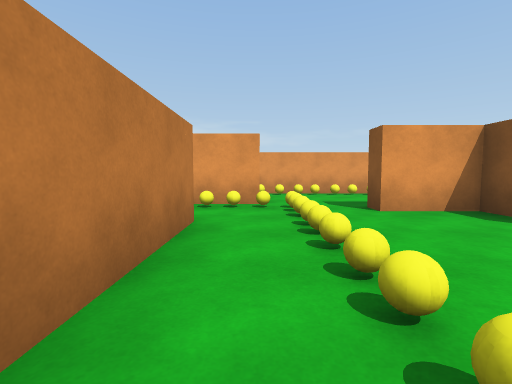
View 1 (above)

20 first-person views from a walk through a Unity game level. The camera is 1.2 m above the floor, tilts 4° down and sees 85° across. The floor is counted in squares, 2 m on a side. Each view is taken from the middle of a square. On the plan, view 1 faces up. The plan holds only what a view shows up to about 9 squares ahead; the rest is blank. The player is left out.

View 2
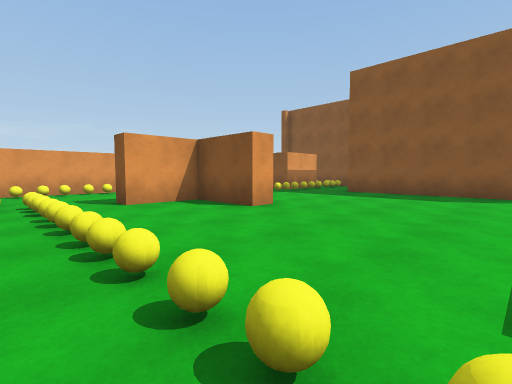

View 3
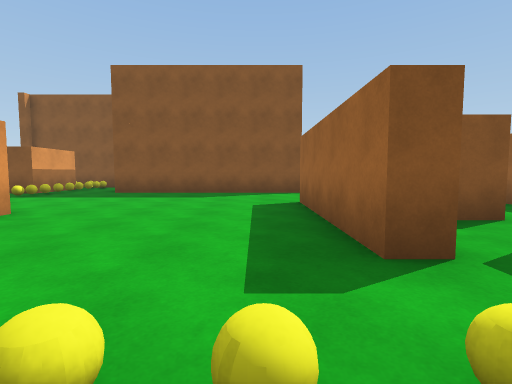

View 4
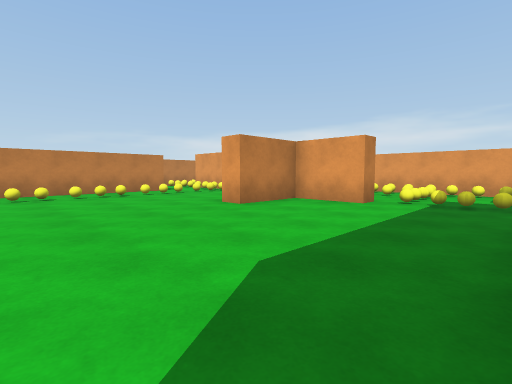

View 5
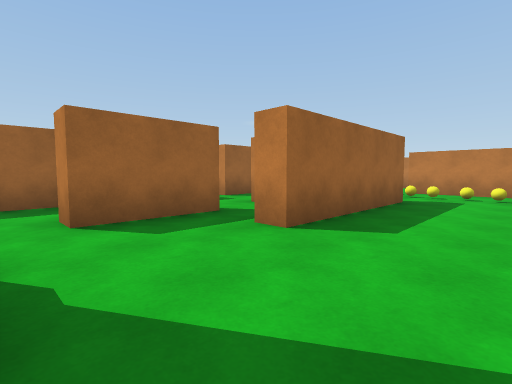

View 6
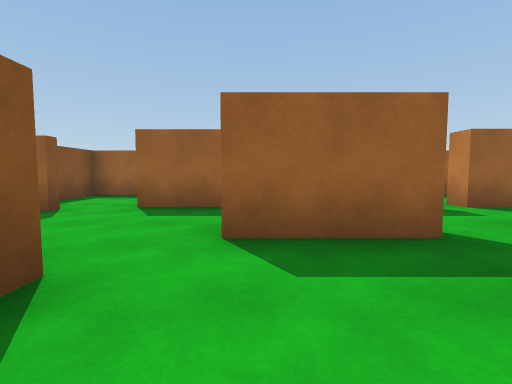

View 7
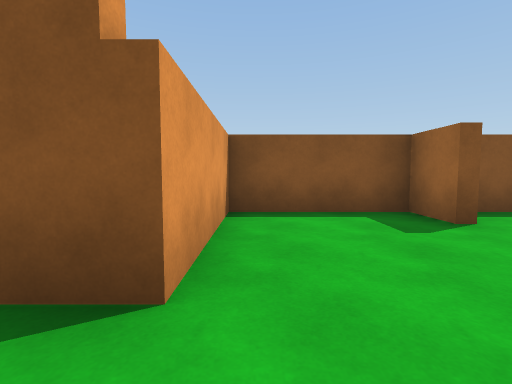

View 8
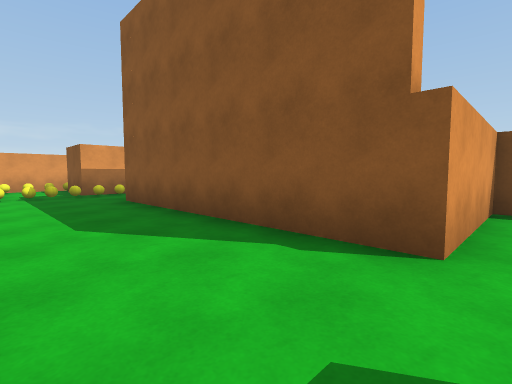

View 9
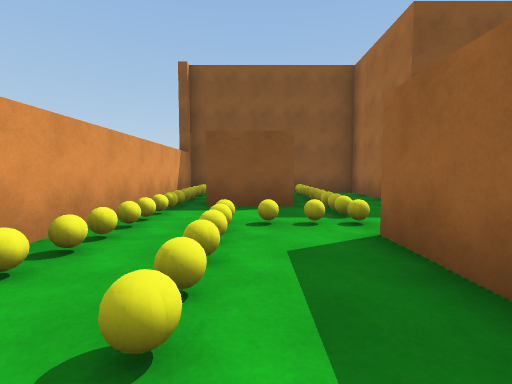

View 10
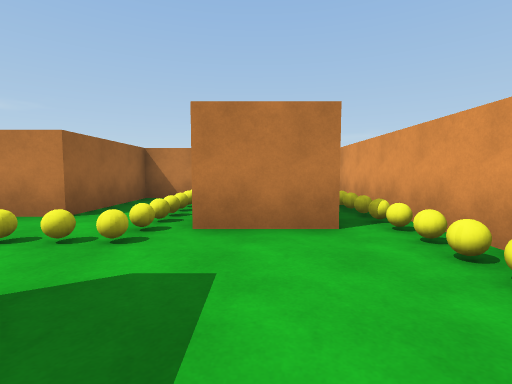

View 11
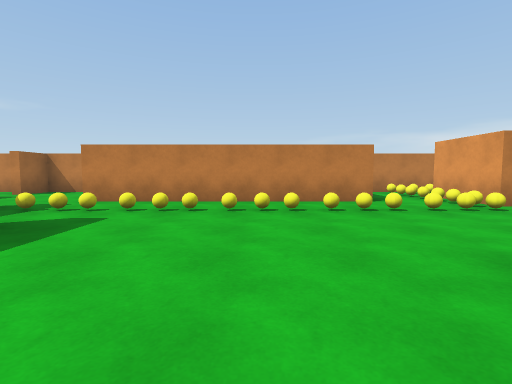

View 12
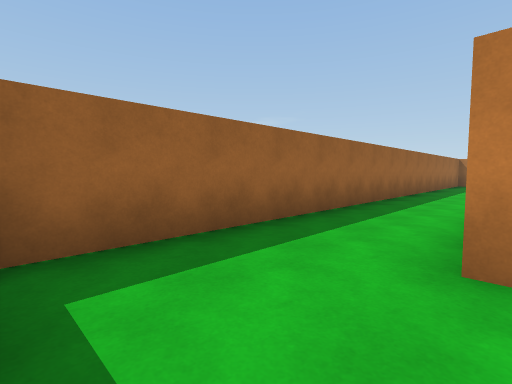

View 13
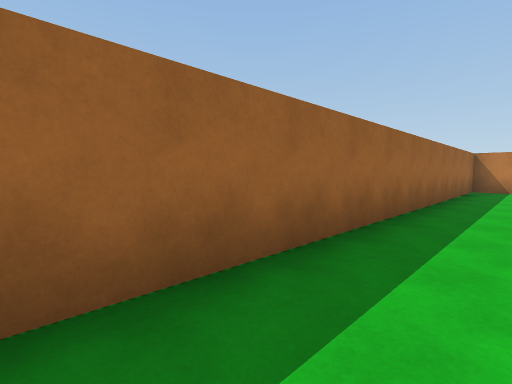

View 14
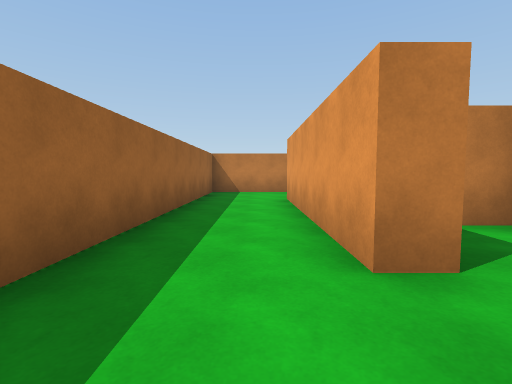

View 15
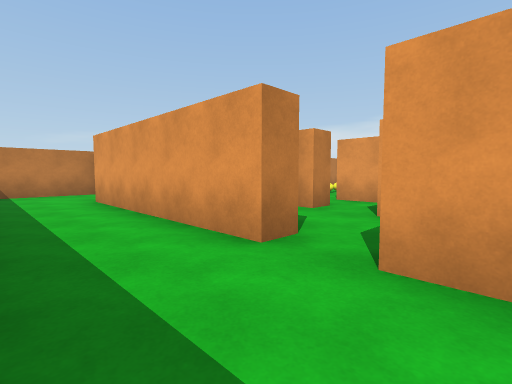

View 16
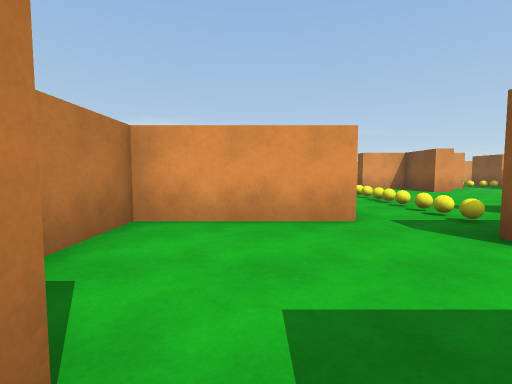

View 17
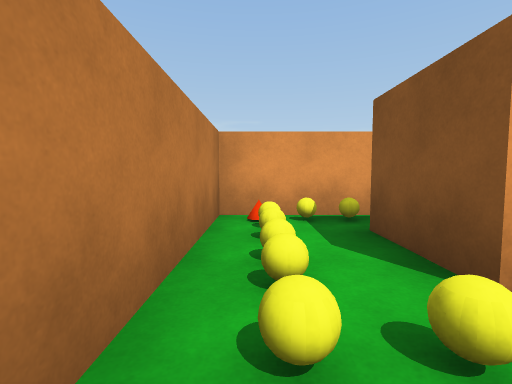

View 18
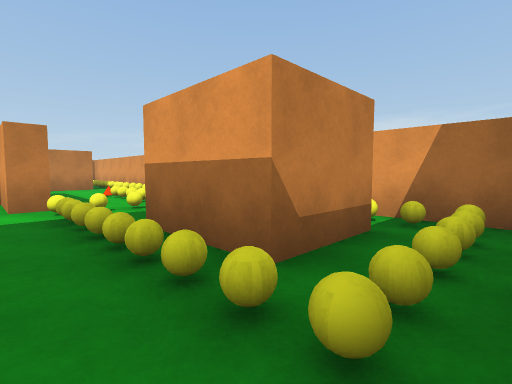

View 19
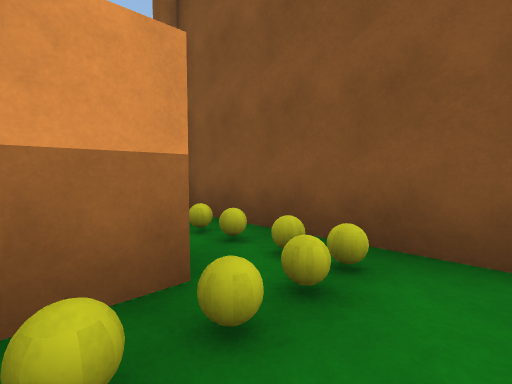

View 20
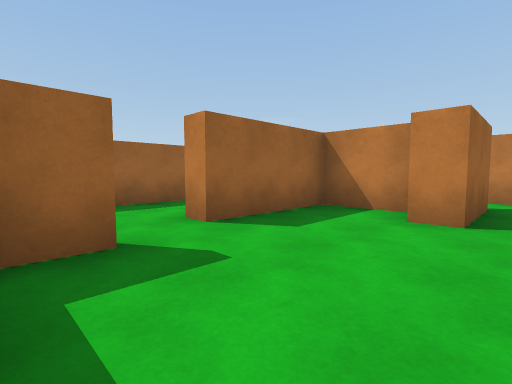

### Floor plan
Ten units are one square. View 1 is at (0, 0); x grows to the right and y downward. Boxes are objects, and circles mark ways between rooms. Rooms are numbered by the first view taken in them; rooms with no view inside come last. Other rooms are left out.
<svg viewBox="-40 -84 160 172">
<path fill="none" stroke="#000" d="M42 -48 57 -48 57 -43 40 -43 40 -25 35 -25 35 -43 19 -43 19 -49M40 32 40 41M52 35 73 35 73 41M19 24 19 19 57 19 57 24M79 -53 79 -69M64 42 64 58 90 58 90 64M-8 -34 -8 26M85 -79 -5 -79M1 -70 1 -53M101 53 112 53 112 26 82 26 82 -32M34 63 -14 63M50 63 42 63M-35 56 -35 83 112 83 112 64M-8 26 -35 26 -35 53 -25 53M1 -53 -18 -53 -18 -70M-5 -79 -35 -79 -35 -34 -8 -34M92 -32 112 -32 112 -79 85 -79M98 -70 98 -53 79 -53M24 58 34 58 34 63M29 24 19 24M24 34 24 41M35 42 35 35M19 40 19 48"/>
<rect x="-5" y="-55" width="10" height="10" fill="#bbb"><title>yellow ball</title></rect>
<rect x="5" y="15" width="10" height="10" fill="#bbb"><title>yellow ball</title></rect>
<rect x="5" y="5" width="10" height="10" fill="#bbb"><title>yellow ball</title></rect>
<rect x="5" y="-5" width="10" height="10" fill="#bbb"><title>yellow ball</title></rect>
<rect x="5" y="-15" width="10" height="10" fill="#bbb"><title>yellow ball</title></rect>
<rect x="5" y="-25" width="10" height="10" fill="#bbb"><title>yellow ball</title></rect>
<rect x="5" y="-35" width="10" height="10" fill="#bbb"><title>yellow ball</title></rect>
<rect x="5" y="-45" width="10" height="10" fill="#bbb"><title>yellow ball</title></rect>
<rect x="5" y="-55" width="10" height="10" fill="#bbb"><title>yellow ball</title></rect>
<rect x="5" y="-75" width="10" height="10" fill="#bbb"><title>yellow ball</title></rect>
<rect x="15" y="-75" width="10" height="10" fill="#bbb"><title>other object</title></rect>
<rect x="35" y="-65" width="10" height="10" fill="#bbb"><title>yellow ball</title></rect>
<rect x="45" y="-65" width="10" height="10" fill="#bbb"><title>yellow ball</title></rect>
<rect x="45" y="-75" width="10" height="10" fill="#bbb"><title>yellow ball</title></rect>
<rect x="55" y="-55" width="10" height="10" fill="#bbb"><title>yellow ball</title></rect>
<rect x="55" y="-65" width="10" height="10" fill="#bbb"><title>other object</title></rect>
<rect x="55" y="-75" width="10" height="10" fill="#bbb"><title>yellow ball</title></rect>
<rect x="65" y="-55" width="10" height="10" fill="#bbb"><title>yellow ball</title></rect>
<rect x="65" y="-75" width="10" height="10" fill="#bbb"><title>yellow ball</title></rect>
<rect x="75" y="-55" width="10" height="10" fill="#bbb"><title>yellow ball</title></rect>
<rect x="5" y="25" width="10" height="10" fill="#bbb"><title>yellow ball</title></rect>
<rect x="-35" y="-55" width="10" height="10" fill="#bbb"><title>yellow ball</title></rect>
<rect x="-35" y="-65" width="10" height="10" fill="#bbb"><title>yellow ball</title></rect>
<rect x="-35" y="-75" width="10" height="10" fill="#bbb"><title>yellow ball</title></rect>
<rect x="-25" y="-55" width="10" height="10" fill="#bbb"><title>other object</title></rect>
<rect x="-25" y="-75" width="10" height="10" fill="#bbb"><title>yellow ball</title></rect>
<rect x="-15" y="-55" width="10" height="10" fill="#bbb"><title>yellow ball</title></rect>
<rect x="85" y="-55" width="10" height="10" fill="#bbb"><title>yellow ball</title></rect>
<rect x="95" y="-55" width="10" height="10" fill="#bbb"><title>yellow ball</title></rect>
<rect x="95" y="-75" width="10" height="10" fill="#bbb"><title>yellow ball</title></rect>
<rect x="105" y="-55" width="10" height="10" fill="#bbb"><title>yellow ball</title></rect>
<rect x="105" y="-65" width="10" height="10" fill="#bbb"><title>yellow ball</title></rect>
<rect x="105" y="-75" width="10" height="10" fill="#bbb"><title>yellow ball</title></rect>
<circle cx="100" cy="60" r="3" fill="#2a7"/>
<circle cx="5" cy="20" r="3" fill="#2a7"/>
<circle cx="-10" cy="-45" r="3" fill="#2a7"/>
<circle cx="90" cy="-45" r="3" fill="#2a7"/>
<circle cx="50" cy="40" r="3" fill="#2a7"/>
<circle cx="-20" cy="60" r="3" fill="#2a7"/>
<circle cx="40" cy="60" r="3" fill="#2a7"/>
<circle cx="20" cy="30" r="3" fill="#2a7"/>
<circle cx="30" cy="40" r="3" fill="#2a7"/>
<text x="50" y="-10">1</text>
<text x="40" y="70">2</text>
<text x="-10" y="40">3</text>
<text x="-20" y="-50">4</text>
<text x="100" y="-50">5</text>
<text x="40" y="50">6</text>
<text x="30" y="30">7</text>
</svg>
Room 1 opens to room 2. Room 1 opens to room 3. Room 1 opens to room 4. Room 1 opens to room 5. Room 1 opens to room 6. Room 2 opens to room 3. Room 2 opens to room 6. Room 3 opens to room 7. Room 6 opens to room 7.

Where each view was taken, in squares from view 1:
view 1: 0 up, 0 right, facing up
view 2: 1 down, 0 right, facing up-right
view 3: 1 down, 0 right, facing right
view 4: 1 down, 8 right, facing up-left
view 5: 0 up, 8 right, facing down-left
view 6: 1 down, 7 right, facing down
view 7: 3 down, 7 right, facing right
view 8: 3 down, 6 right, facing up-right
view 9: 6 up, 3 right, facing right
view 10: 6 up, 3 right, facing left
view 11: 1 up, 5 right, facing left
view 12: 6 down, 11 right, facing down-left
view 13: 7 down, 7 right, facing down-left
view 14: 7 down, 5 right, facing left
view 15: 8 down, 5 right, facing up-left
view 16: 6 down, 2 left, facing up
view 17: 4 up, 3 left, facing up
view 18: 4 up, 11 right, facing up-left
view 19: 4 up, 9 right, facing up-right
view 20: 3 down, 11 right, facing down-left
